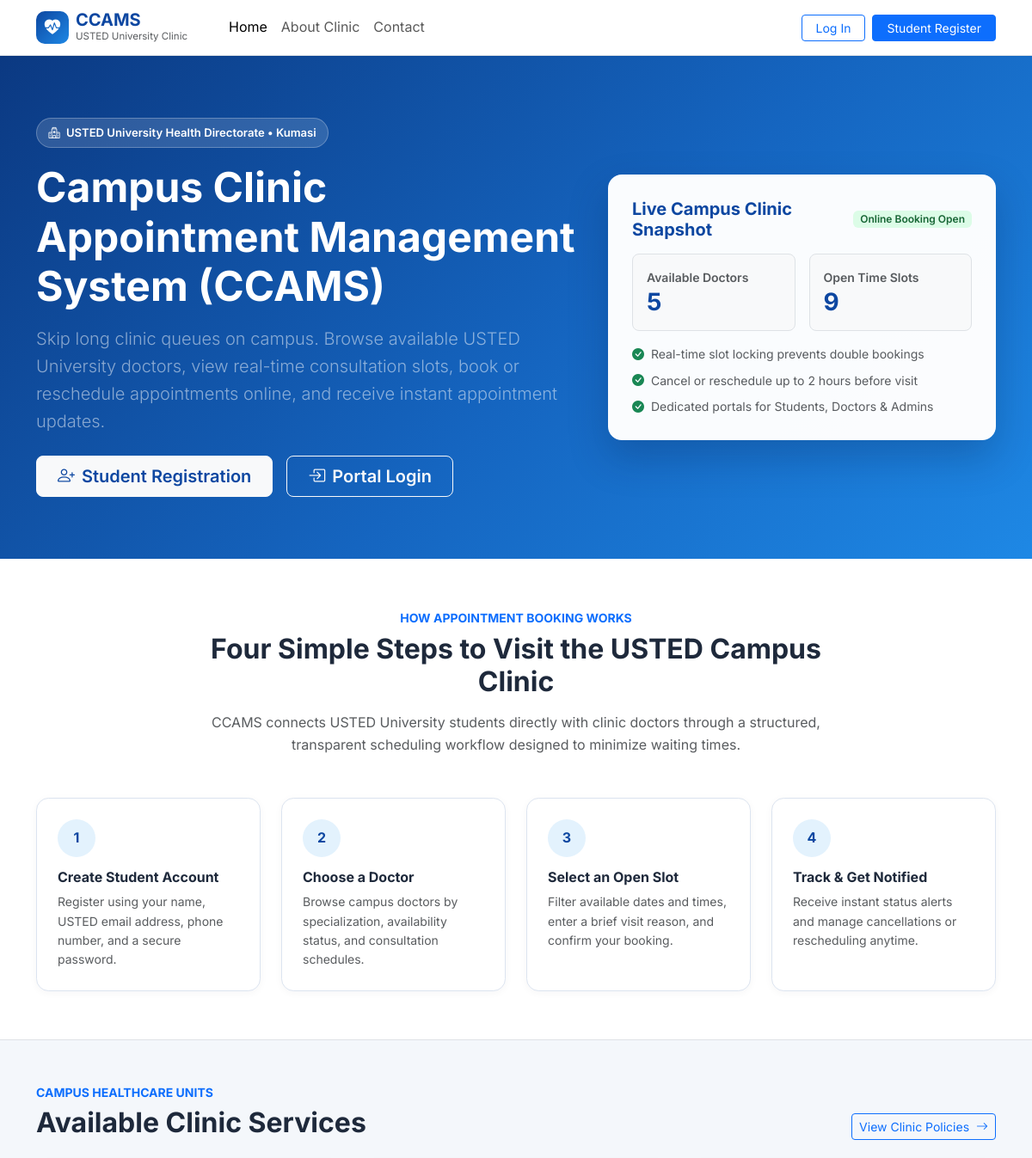
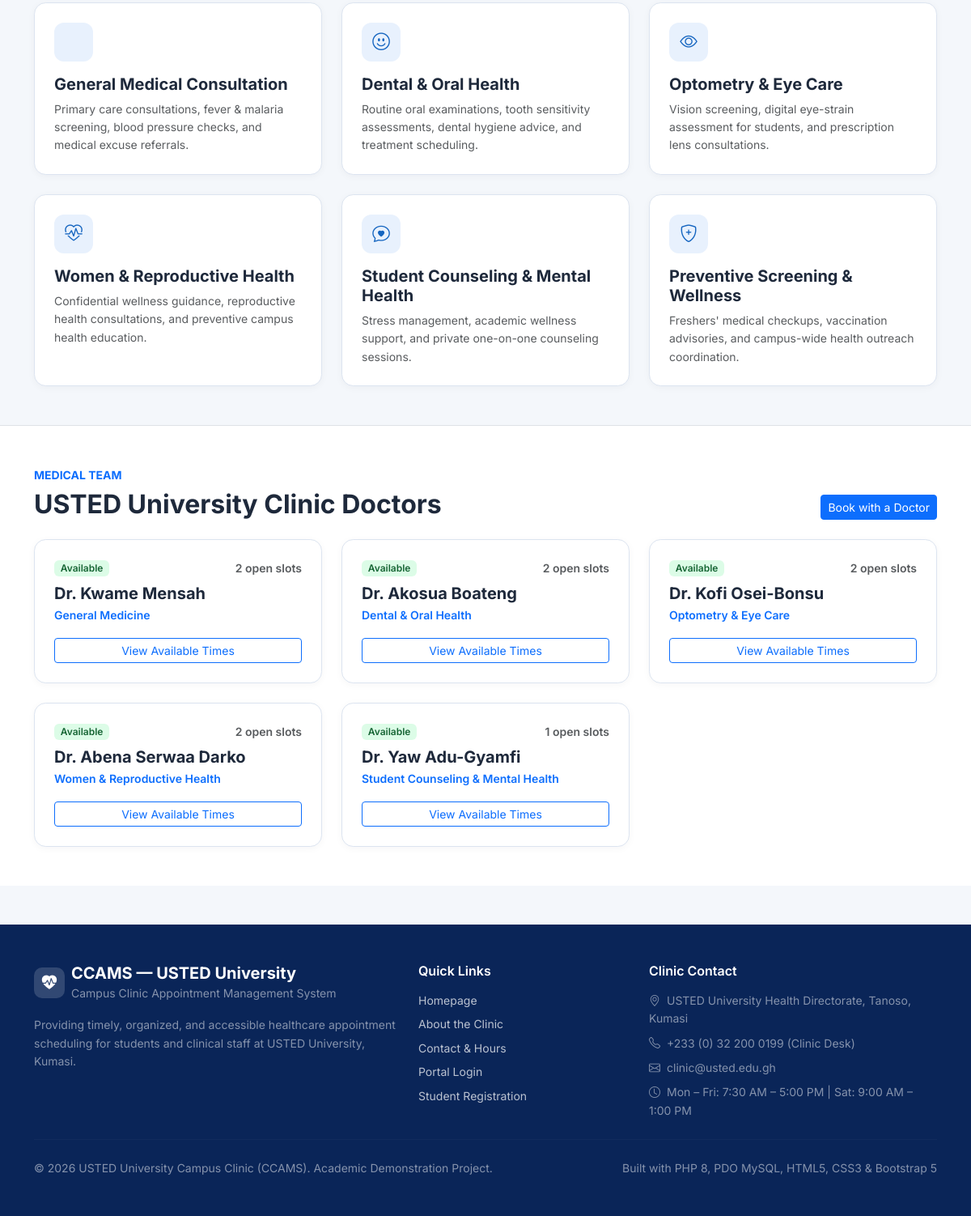
The page / on the database its author committed (2 pictures, top to bottom).
### tables this page shows
CREATE TABLE `doctors` (
    `doctor_id` INT UNSIGNED NOT NULL AUTO_INCREMENT,
    `user_id` INT UNSIGNED NOT NULL,
    `specialization` VARCHAR(120) NOT NULL,
    `availability_status` ENUM('available', 'unavailable') NOT NULL DEFAULT 'available',
    `created_at` TIMESTAMP NOT NULL DEFAULT CURRENT_TIMESTAMP,
    PRIMARY KEY (`doctor_id`),
    UNIQUE KEY `uq_doctors_user_id` (`user_id`),
    KEY `idx_doctors_specialization` (`specialization`),
    KEY `idx_doctors_availability` (`availability_status`),
    CONSTRAINT `fk_doctors_user`
        FOREIGN KEY (`user_id`) REFERENCES `users` (`user_id`)
        ON DELETE CASCADE ON UPDATE CASCADE
);

CREATE TABLE `users` (
    `user_id` INT UNSIGNED NOT NULL AUTO_INCREMENT,
    `full_name` VARCHAR(120) NOT NULL,
    `email` VARCHAR(150) NOT NULL,
    `password_hash` VARCHAR(255) NOT NULL,
    `phone` VARCHAR(25) DEFAULT NULL,
    `role` ENUM('student', 'doctor', 'admin') NOT NULL DEFAULT 'student',
    `account_status` ENUM('active', 'inactive') NOT NULL DEFAULT 'active',
    `created_at` TIMESTAMP NOT NULL DEFAULT CURRENT_TIMESTAMP,
    `updated_at` TIMESTAMP NOT NULL DEFAULT CURRENT_TIMESTAMP ON UPDATE CURRENT_TIMESTAMP,
    PRIMARY KEY (`user_id`),
    UNIQUE KEY `uq_users_email` (`email`),
    KEY `idx_users_role_status` (`role`, `account_status`)
);

### index.php (the view, shortened to what the rows shown need)
<?php
require_once __DIR__ . '/includes/auth.php';
$pdo = get_pdo();
$doctorsStmt = $pdo->query(
    'SELECT d.doctor_id, d.specialization, d.availability_status, u.full_name,
            (SELECT COUNT(*) FROM appointment_slots s
             WHERE s.doctor_id = d.doctor_id AND s.status = "available" AND s.start_time > NOW()) AS open_slots
     FROM doctors d
     INNER JOIN users u ON u.user_id = d.user_id
     WHERE u.account_status = "active"
     ORDER BY d.doctor_id ASC
     LIMIT 6'
);
$featuredDoctors = $doctorsStmt->fetchAll();
require_once __DIR__ . '/includes/header.php';
?>
<section class="hero-section">
    <div class="container">
        <div class="row align-items-center g-4">
            <div class="col-lg-7">
                <h1 class="display-5 fw-bold mb-3">
                    Campus Clinic Appointment Management System (CCAMS)
                </h1>
            </div>
            <div class="col-lg-5">
                <div class="hero-card">
                    <div class="d-flex align-items-center justify-content-between mb-3">
                        <h2 class="h5 fw-bold mb-0 text-primary-dark">Live Campus Clinic Snapshot</h2>
                    </div>
                </div>
            </div>
        </div>
    </div>
</section>
<section class="py-5 bg-white border-bottom">
    <div class="container py-2">
        <div class="text-center mx-auto mb-5" style="max-width: 720px;">
            <h2 class="fw-bold mt-1 mb-3">Four Simple Steps to Visit the USTED Campus Clinic</h2>
        </div>
    </div>
</section>
<section class="py-5">
    <div class="container">
        <div class="d-flex flex-wrap justify-content-between align-items-end mb-4 gap-2">
            <div>
                <h2 class="fw-bold mt-1 mb-0">Available Clinic Services</h2>
            </div>
        </div>
    </div>
</section>
<section class="py-5 bg-white border-top">
    <div class="container">
        <div class="d-flex flex-wrap justify-content-between align-items-end mb-4 gap-2">
            <div>
                <h2 class="fw-bold mt-1 mb-0">USTED University Clinic Doctors</h2>
            </div>
        </div>
        <div class="row g-4">
            <?php foreach ($featuredDoctors as $doc): ?>
                <div class="col-md-6 col-lg-4">
                    <div class="ccams-card p-4 h-100 d-flex flex-column justify-content-between">
                        <div>
                            <div class="d-flex align-items-center justify-content-between mb-2">
                                <span class="badge <?php echo status_badge_class($doc['availability_status']); ?>">
                                    <?php echo e(ucfirst($doc['availability_status'])); ?>
                                </span>
                                <small class="text-muted fw-semibold">
                                    <?php echo (int) $doc['open_slots']; ?> open slots
                                </small>
                            </div>
                            <h3 class="h5 fw-bold mb-1"><?php echo e($doc['full_name']); ?></h3>
                            <p class="text-primary small fw-semibold mb-3"><?php echo e($doc['specialization']); ?></p>
                        </div>
                        <a href="<?php echo e(app_url($authUser && $authUser['role'] === 'student' ? 'student/book_appointment.php?doctor_id=' . (int) $doc['doctor_id'] : 'login.php')); ?>"
                           class="btn btn-outline-primary btn-sm w-100">
                            View Available Times
                        </a>
                    </div>
                </div>
            <?php endforeach; ?>
        </div>
    </div>
</section>
<?php require_once __DIR__ . '/includes/footer.php'; ?>

### rows shown on the page
doctors: availability_status "Available", open_slots "2", user.full_name "Dr. Kwame Mensah", specialization "General Medicine"
doctors: availability_status "Available", open_slots "2", user.full_name "Dr. Akosua Boateng", specialization "Dental & Oral Health"
doctors: availability_status "Available", open_slots "2", user.full_name "Dr. Kofi Osei-Bonsu", specialization "Optometry & Eye Care"
doctors: availability_status "Available", open_slots "2", user.full_name "Dr. Abena Serwaa Darko", specialization "Women & Reproductive Health"
doctors: availability_status "Available", open_slots "1", user.full_name "Dr. Yaw Adu-Gyamfi", specialization "Student Counseling & Mental Health"

### other values the page prints
$activeDoctorsCount "5"
$totalOpenSlots "9"
